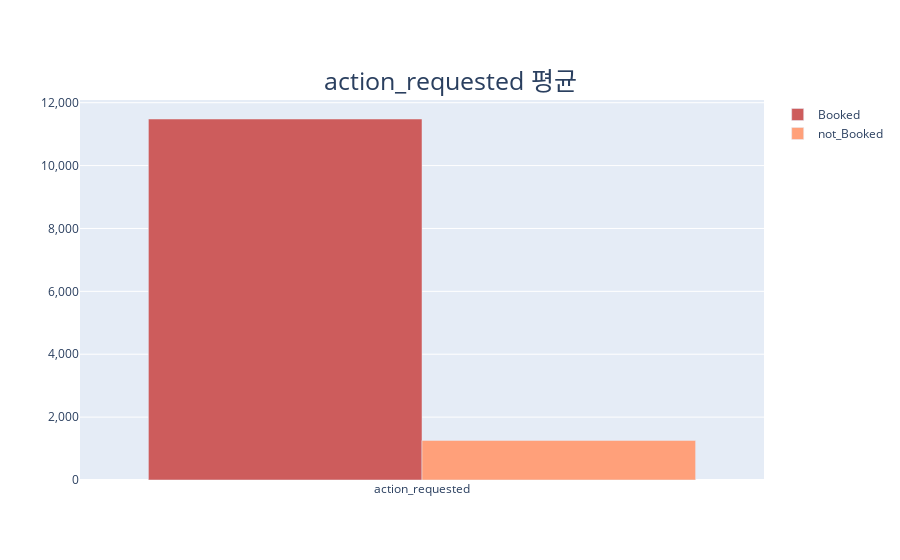

This figure's notebook cell:
### Code cell
axis = ['action_requested']

layout = go.Layout(title=dict(text='action_requested 평균', font=dict(size=25), x=0.5, y=0.87), yaxis=dict(tickformat=",d"))
fig = go.Figure(layout=layout)
fig.add_trace(go.Bar(
    x=axis,
    y=[11481.67571],
    name='Booked',
    marker_color='indianred'
))
fig.add_trace(go.Bar(
    x=axis,
    y=[1259.850806],
    name='not_Booked',
    marker_color='lightsalmon'
))

# Here we modify the tickangle of the xaxis, resulting in rotated labels.
fig.update_layout(barmode='group')
fig.show()

### Figure 1 — Plotly figure (JSON) as saved in the notebook; plotly's stock layout.template omitted (floating-point values rounded to 4 significant figures)
{"data": [{"marker": {"color": "indianred"}, "name": "Booked", "type": "bar", "x": ["action_requested"], "y": [11480.0]}, {"marker": {"color": "lightsalmon"}, "name": "not_Booked", "type": "bar", "x": ["action_requested"], "y": [1260.0]}], "layout": {"barmode": "group", "title": {"font": {"size": 25}, "text": "action_requested 평균", "x": 0.5, "y": 0.87}, "yaxis": {"tickformat": ",d"}}}
